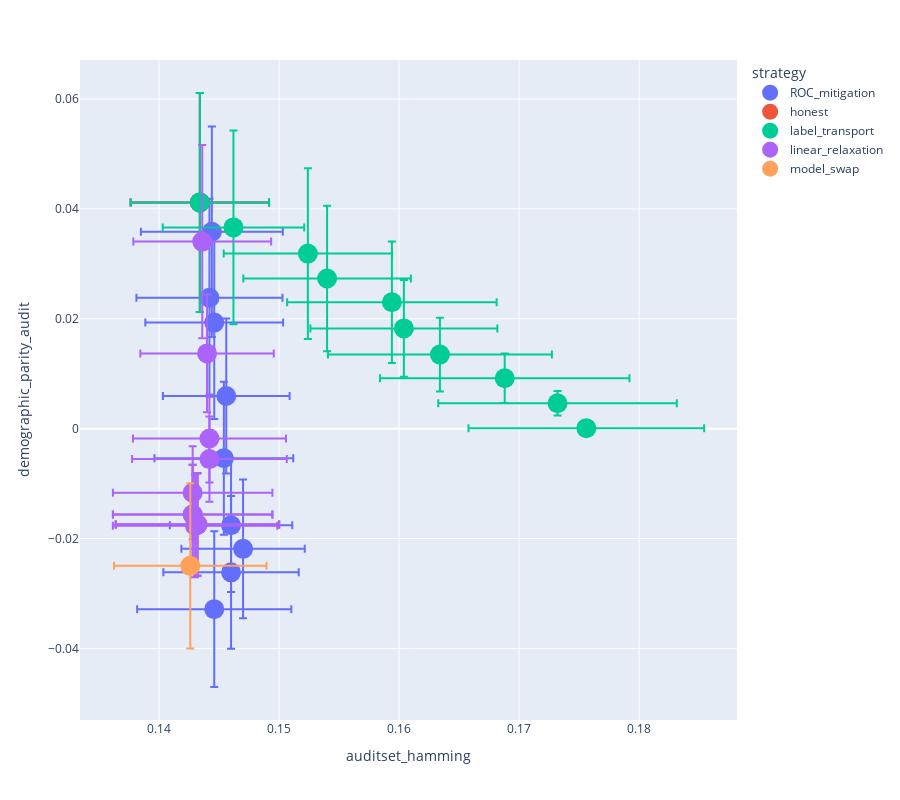

Notebook cell for this chart:
### Markdown cell above
# How much can a platform be unfair and how far does it have to move away from its OG model?

### Code cell
fig = px.scatter(
    records,
    x="auditset_hamming",
    y="demographic_parity_audit",
    color="strategy",
    category_orders=dict(strategy=sorted(records["strategy"].sort().unique())),
    error_x="auditset_hamming_std",
    error_y="demographic_parity_audit_std",
    hover_data=["strategy_params"],
    height=800,
)
fig.update_traces(marker_size=20)
fig.show()

### Figure 1 — Plotly figure (JSON) as saved in the notebook; plotly's stock layout.template omitted (floating-point values rounded to 4 significant figures)
{"data": [{"customdata": [["{\"tolerated_unfairness\":null,\"theta\":0.5333333333333333}"], ["{\"tolerated_unfairness\":null,\"theta\":0.5}"], ["{\"tolerated_unfairness\":null,\"theta\":0.5444444444444444}"], ["{\"tolerated_unfairness\":null,\"theta\":0.5555555555555556}"], ["{\"tolerated_unfairness\":null,\"theta\":0.5888888888888889}"], ["{\"tolerated_unfairness\":null,\"theta\":0.5666666666666667}"], ["{\"tolerated_unfairness\":null,\"theta\":0.5222222222222223}"], ["{\"tolerated_unfairness\":null,\"theta\":0.5777777777777777}"], ["{\"tolerated_unfairness\":null,\"theta\":0.5111111111111111}"], ["{\"tolerated_unfairness\":null,\"theta\":0.6}"]], "error_x": {"array": [0.005741, 0.005767, 0.005278, 0.005784, 0.005639, 0.005099, 0.006086, 0.005138, 0.005913, 0.006423]}, "error_y": {"array": [0.01754, 0.01992, 0.01411, 0.01394, 0.01388, 0.01213, 0.01801, 0.01262, 0.01916, 0.01417]}, "hovertemplate": "strategy=ROC_mitigation<br>auditset_hamming=%{x}<br>demographic_parity_audit=%{y}<br>strategy_params=%{customdata[0]}<extra></extra>", "legendgroup": "ROC_mitigation", "marker": {"color": "#636efa", "size": 20, "symbol": "circle"}, "mode": "markers", "name": "ROC_mitigation", "orientation": "v", "showlegend": true, "type": "scatter", "x": [0.1446, 0.1434, 0.1456, 0.1454, 0.146, 0.146, 0.1442, 0.147, 0.1444, 0.1446], "xaxis": "x", "y": [0.01931, 0.04117, 0.005945, -0.005386, -0.02615, -0.01758, 0.02383, -0.02187, 0.03583, -0.03285], "yaxis": "y"}, {"customdata": [["{\"tolerated_unfairness\":null,\"theta\":null}"]], "error_x": {"array": [0.005767]}, "error_y": {"array": [0.01992]}, "hovertemplate": "strategy=honest<br>auditset_hamming=%{x}<br>demographic_parity_audit=%{y}<br>strategy_params=%{customdata[0]}<extra></extra>", "legendgroup": "honest", "marker": {"color": "#EF553B", "size": 20, "symbol": "circle"}, "mode": "markers", "name": "honest", "orientation": "v", "showlegend": true, "type": "scatter", "x": [0.1434], "xaxis": "x", "y": [0.04117], "yaxis": "y"}, {"customdata": [["{\"tolerated_unfairness\":0.2222222222222222,\"theta\":null}"], ["{\"tolerated_unfairness\":0.5555555555555556,\"theta\":null}"], ["{\"tolerated_unfairness\":0.1111111111111111,\"theta\":null}"], ["{\"tolerated_unfairness\":0.8888888888888888,\"theta\":null}"], ["{\"tolerated_unfairness\":0.4444444444444444,\"theta\":null}"], ["{\"tolerated_unfairness\":0.0,\"theta\":null}"], ["{\"tolerated_unfairness\":0.3333333333333333,\"theta\":null}"], ["{\"tolerated_unfairness\":0.6666666666666666,\"theta\":null}"], ["{\"tolerated_unfairness\":1.0,\"theta\":null}"], ["{\"tolerated_unfairness\":0.7777777777777777,\"theta\":null}"]], "error_x": {"array": [0.01039, 0.008727, 0.009937, 0.005894, 0.007788, 0.009816, 0.009331, 0.006979, 0.005767, 0.007011]}, "error_y": {"array": [0.004513, 0.01105, 0.002221, 0.01763, 0.008818, 0.0001339, 0.006719, 0.01324, 0.01992, 0.01553]}, "hovertemplate": "strategy=label_transport<br>auditset_hamming=%{x}<br>demographic_parity_audit=%{y}<br>strategy_params=%{customdata[0]}<extra></extra>", "legendgroup": "label_transport", "marker": {"color": "#00cc96", "size": 20, "symbol": "circle"}, "mode": "markers", "name": "label_transport", "orientation": "v", "showlegend": true, "type": "scatter", "x": [0.1688, 0.1594, 0.1732, 0.1462, 0.1604, 0.1756, 0.1634, 0.154, 0.1434, 0.1524], "xaxis": "x", "y": [0.009173, 0.02301, 0.004633, 0.03663, 0.01825, 9.361e-05, 0.01348, 0.02732, 0.04117, 0.03186], "yaxis": "y"}, {"customdata": [["{\"tolerated_unfairness\":0.1,\"theta\":null}"], ["{\"tolerated_unfairness\":0.01291549665014884,\"theta\":null}"], ["{\"tolerated_unfairness\":0.0,\"theta\":null}"], ["{\"tolerated_unfairness\":0.004641588833612777,\"theta\":null}"], ["{\"tolerated_unfairness\":0.021544346900318832,\"theta\":null}"], ["{\"tolerated_unfairness\":0.059948425031894084,\"theta\":null}"], ["{\"tolerated_unfairness\":0.0027825594022071257,\"theta\":null}"], ["{\"tolerated_unfairness\":0.007742636826811269,\"theta\":null}"], ["{\"tolerated_unfairness\":0.001668100537200059,\"theta\":null}"], ["{\"tolerated_unfairness\":0.03593813663804626,\"theta\":null}"], ["{\"tolerated_unfairness\":0.001,\"theta\":null}"]], "error_x": {"array": [0.005741, 0.006644, 0.006848, 0.006644, 0.006445, 0.005559, 0.006807, 0.006644, 0.006807, 0.006375, 0.006807]}, "error_y": {"array": [0.01758, 0.008453, 0.009366, 0.009032, 0.007768, 0.01071, 0.009328, 0.009032, 0.009328, 0.007992, 0.009328]}, "hovertemplate": "strategy=linear_relaxation<br>auditset_hamming=%{x}<br>demographic_parity_audit=%{y}<br>strategy_params=%{customdata[0]}<extra></extra>", "legendgroup": "linear_relaxation", "marker": {"color": "#ab63fa", "size": 20, "symbol": "circle"}, "mode": "markers", "name": "linear_relaxation", "orientation": "v", "showlegend": true, "type": "scatter", "x": [0.1436, 0.1428, 0.143, 0.1428, 0.1442, 0.144, 0.1432, 0.1428, 0.1432, 0.1442, 0.1432], "xaxis": "x", "y": [0.03405, -0.01167, -0.01769, -0.01562, -0.005543, 0.0137, -0.01746, -0.01562, -0.01746, -0.001785, -0.01746], "yaxis": "y"}, {"customdata": [["{\"tolerated_unfairness\":null,\"theta\":null}"]], "error_x": {"array": [0.006353]}, "error_y": {"array": [0.01504]}, "hovertemplate": "strategy=model_swap<br>auditset_hamming=%{x}<br>demographic_parity_audit=%{y}<br>strategy_params=%{customdata[0]}<extra></extra>", "legendgroup": "model_swap", "marker": {"color": "#FFA15A", "size": 20, "symbol": "circle"}, "mode": "markers", "name": "model_swap", "orientation": "v", "showlegend": true, "type": "scatter", "x": [0.1426], "xaxis": "x", "y": [-0.02497], "yaxis": "y"}], "layout": {"height": 800, "legend": {"title": {"text": "strategy"}, "tracegroupgap": 0}, "margin": {"t": 60}, "xaxis": {"anchor": "y", "domain": [0, 1], "title": {"text": "auditset_hamming"}}, "yaxis": {"anchor": "x", "domain": [0, 1], "title": {"text": "demographic_parity_audit"}}}}
